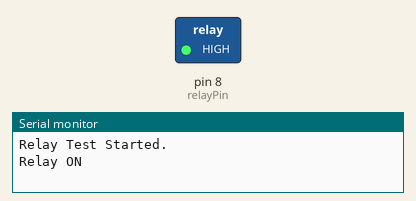
This sketch was run on a simulated Arduino Mega 2560, built with avr-gcc and run on an emulated ATmega2560. Shown: switched loads named in the sketch (green lamp = pin HIGH), the last lines printed to the serial monitor.

Above: at 1.5 s.
At 4.5 s:
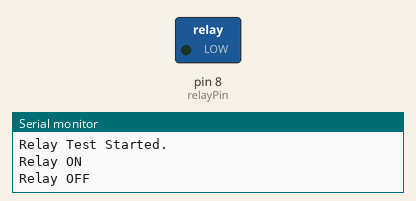
Timing chart, 0 to 7.8 s (numbered marks = the images above):
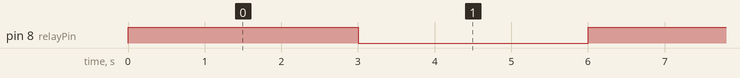

The sketch:

Relay.ino
```cpp
/*
  Component 2: 5V Relay Module
  Target: Arduino Mega 2560
*/

// Define the pin connected to the relay signal
const int relayPin = 8;

void setup() {
  // Initialize the relay pin as an output
  pinMode(relayPin, OUTPUT);

  // Start with the relay turned OFF.
  // NOTE: Many Arduino relay modules are "Active-LOW",
  // meaning LOW turns them ON and HIGH turns them OFF.
  // If your relay turns on immediately, change this to HIGH.
  digitalWrite(relayPin, LOW);

  // Optional: Start serial communication for debugging
  Serial.begin(9600);
  Serial.println("Relay Test Started.");
}

void loop() {
  Serial.println("Relay ON");
  digitalWrite(relayPin, HIGH); // Send signal to trigger relay
  delay(3000);                  // Keep it ON for 3 seconds

  Serial.println("Relay OFF");
  digitalWrite(relayPin, LOW);  // Send signal to turn off relay
  delay(3000);                  // Keep it OFF for 3 seconds
}
```

Measured:
- by itself, pin 8 (relayPin): alternates HIGH for 3.0 s and LOW for 3.0 s
